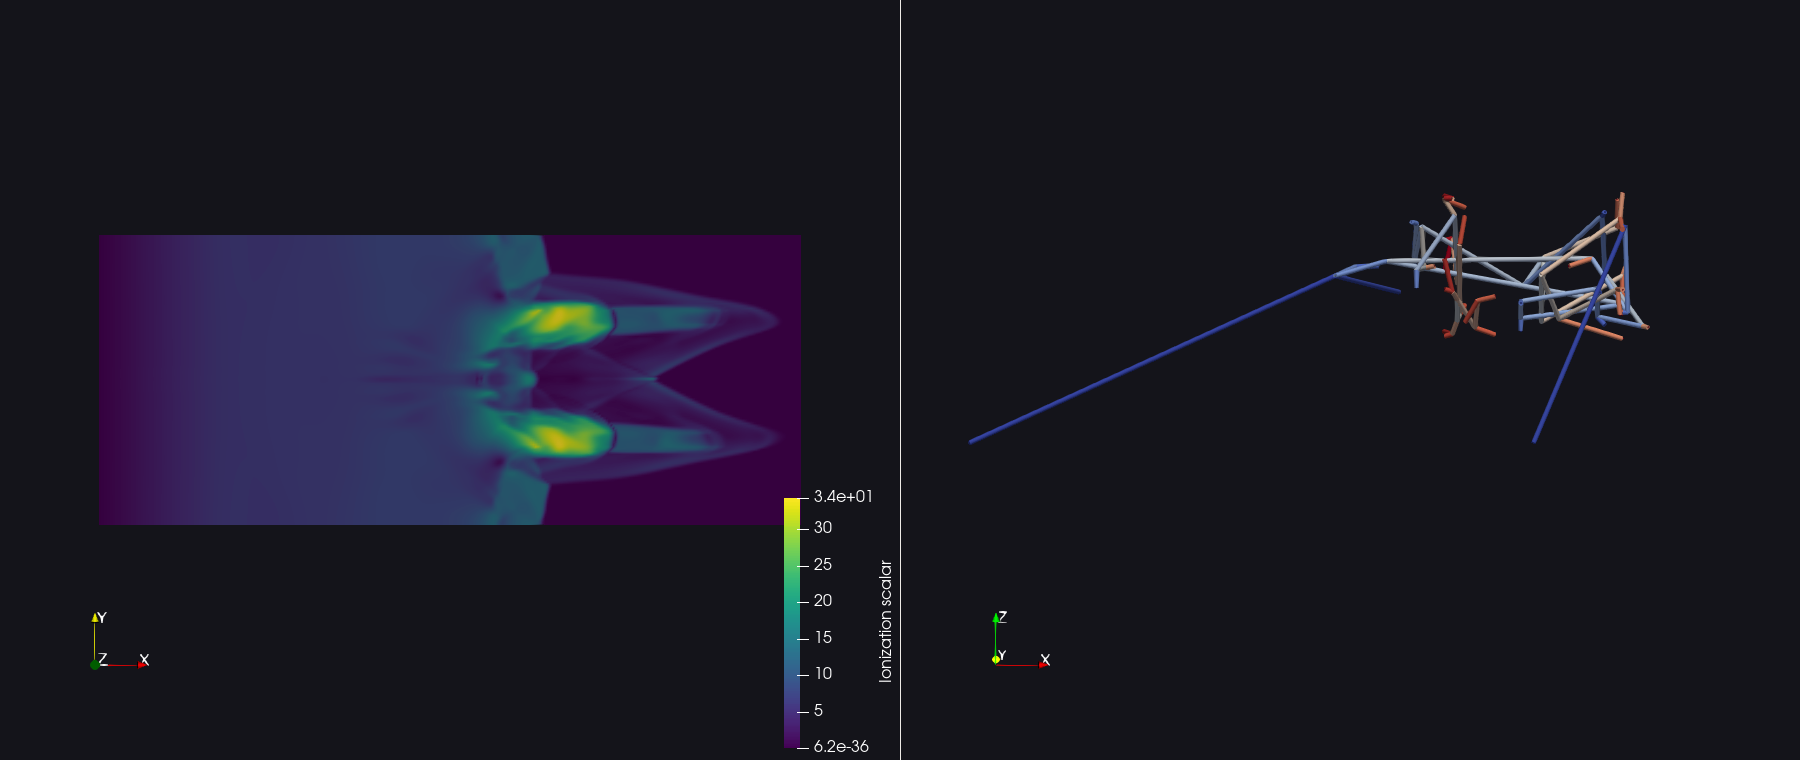

Reproduce this figure in Python.
from paraview.simple import *
from paraview import servermanager
import glob

files = sorted(glob.glob('/workspace/Ionization/Ionization*.vti'),
               key=lambda p: int(p.split('Ionization')[-1].split('.vti')[0]))

# Load the supplied VTI files as a time-varying series; the saved image shows
# its first time step, and the state file retains all 21 time steps.
data = XMLImageDataReader(FileName=files)
data.PointArrayStatus = ['Scalars_']

# Persistence simplification, retaining features above 0.1 of scalar range.
simplified = TTKTopologicalSimplificationByPersistence(Input=data)
simplified.InputArray = ['POINTS', 'Scalars_']
simplified.PairType = 'Extremum-Saddle'
simplified.PersistenceThreshold = 0.1
simplified.ThresholdIsAbsolute = 0

tree = TTKContourTree(Input=simplified)
tree.ScalarField = ['POINTS', 'Scalars_']

# TTK ports: 0 = nodes, 1 = arcs, 2 = segmentation.
nodes = OutputPort(tree, 0)
arcs = OutputPort(tree, 1)

# Edge radius 1.
edge_surface = ExtractSurface(Input=arcs)
edge_tubes = Tube(Input=edge_surface)
edge_tubes.Radius = 1.0
edge_tubes.NumberofSides = 12

# Separate critical-point classes (TTK: min=0, 1-saddle=1, 2-saddle=2, max=3).
def critical_points(value):
    lo = Threshold(Input=nodes)
    lo.Scalars = ['POINTS', 'CriticalType']
    lo.LowerThreshold = value
    lo.UpperThreshold = value
    lo.ThresholdMethod = 'Between'
    glyph = Glyph(Input=lo, GlyphType='Sphere')
    glyph.OrientationArray = ['POINTS', 'No orientation array']
    glyph.ScaleArray = ['POINTS', 'No scale array']
    glyph.GlyphType.Radius = 2.0
    glyph.GlyphType.ThetaResolution = 18
    glyph.GlyphType.PhiResolution = 18
    return glyph

minima = critical_points(0)
saddle1 = critical_points(1)
saddle2 = critical_points(2)
maxima = critical_points(3)

# Left: original scalar field.  Right: simplified piecewise-linear contour tree.
slice1 = Slice(Input=data)
slice1.SliceType = 'Plane'
slice1.SliceType.Origin = [149.5, 61.5, 61.5]
slice1.SliceType.Normal = [0.0, 0.0, 1.0]

v1 = CreateRenderView()
v1.ViewSize = [900, 760]
v1.Background = [0.08, 0.08, 0.10]
v1.UseColorPaletteForBackground = 0
v1.CameraPosition = [149.5, 61.5, 600]
v1.CameraFocalPoint = [149.5, 61.5, 61.5]
v1.CameraParallelProjection = 1

v2 = CreateRenderView()
v2.ViewSize = [900, 760]
v2.Background = [0.08, 0.08, 0.10]
v2.UseColorPaletteForBackground = 0
v2.CameraParallelProjection = 1

field = Show(slice1, v1)
ColorBy(field, ('POINTS', 'Scalars_'))
lut = GetColorTransferFunction('Scalars_')
lut.ApplyPreset('Viridis (matplotlib)', True)
field.RescaleTransferFunctionToDataRange(True, False)
bar = GetScalarBar(lut, v1)
bar.Title = 'Ionization scalar'
bar.ComponentTitle = ''
bar.Visibility = 1

e = Show(edge_tubes, v2)
e.DiffuseColor = [0.72, 0.72, 0.72]

def show_points(source, color):
    rep = Show(source, v2)
    rep.DiffuseColor = color
    rep.AmbientColor = color
    rep.Ambient = 0.25
    return rep

show_points(maxima, [1.0, 0.0, 0.0])
show_points(saddle2, [1.0, 0.5, 0.0])
show_points(saddle1, [1.0, 1.0, 1.0])
show_points(minima, [0.05, 0.25, 1.0])

v1.ResetCamera()
v2.ResetCamera()
v2.CameraPosition = [150, -430, 90]
v2.CameraFocalPoint = [150, 60, 16]
v2.CameraViewUp = [0, 0, 1]

layout_views = CreateLayout('Ionization contour tree')
layout_views.AssignView(0, v1)
layout_views.SplitHorizontal(0, 0.5)
layout_views.AssignView(2, v2)
SaveScreenshot('/workspace/ionization_contour_tree.png', layout_views, ImageResolution=[1800,760])
SaveState('/workspace/ionization_contour_tree.pvsm')

# Persist useful geometry for non-interactive inspection.
SaveData('/workspace/simplified_contour_tree_edges.vtp', proxy=edge_tubes)
SaveData('/workspace/simplified_contour_tree_nodes.vtu', proxy=nodes)
print('Saved screenshot, ParaView state, and simplified contour-tree geometry.')
